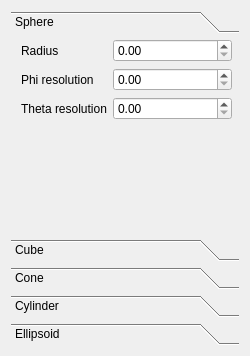
<?xml version="1.0" encoding="UTF-8"?>
<ui version="4.0">
 <class>Form</class>
 <widget class="QWidget" name="Form">
  <property name="geometry">
   <rect>
    <x>0</x>
    <y>0</y>
    <width>250</width>
    <height>356</height>
   </rect>
  </property>
  <property name="sizePolicy">
   <sizepolicy hsizetype="Expanding" vsizetype="Expanding">
    <horstretch>0</horstretch>
    <verstretch>0</verstretch>
   </sizepolicy>
  </property>
  <property name="minimumSize">
   <size>
    <width>0</width>
    <height>0</height>
   </size>
  </property>
  <property name="windowTitle">
   <string>Demo Operation</string>
  </property>
  <layout class="QVBoxLayout" name="verticalLayout_2">
   <item>
    <layout class="QVBoxLayout" name="verticalLayout">
     <property name="sizeConstraint">
      <enum>QLayout::SetDefaultConstraint</enum>
     </property>
     <item>
      <widget class="QToolBox" name="parametricSurfaceType">
       <property name="sizePolicy">
        <sizepolicy hsizetype="Expanding" vsizetype="Expanding">
         <horstretch>0</horstretch>
         <verstretch>0</verstretch>
        </sizepolicy>
       </property>
       <property name="layoutDirection">
        <enum>Qt::LeftToRight</enum>
       </property>
       <property name="currentIndex">
        <number>0</number>
       </property>
       <widget class="QWidget" name="spherePage">
        <property name="geometry">
         <rect>
          <x>0</x>
          <y>0</y>
          <width>230</width>
          <height>201</height>
         </rect>
        </property>
        <attribute name="label">
         <string>Sphere</string>
        </attribute>
        <widget class="QWidget" name="formLayoutWidget">
         <property name="geometry">
          <rect>
           <x>10</x>
           <y>0</y>
           <width>211</width>
           <height>81</height>
          </rect>
         </property>
         <layout class="QFormLayout" name="formLayout_2">
          <property name="fieldGrowthPolicy">
           <enum>QFormLayout::AllNonFixedFieldsGrow</enum>
          </property>
          <item row="0" column="0">
           <widget class="QLabel" name="label">
            <property name="text">
             <string>Radius</string>
            </property>
           </widget>
          </item>
          <item row="0" column="1">
           <widget class="QDoubleSpinBox" name="sphereRadius"/>
          </item>
          <item row="1" column="0">
           <widget class="QLabel" name="label_2">
            <property name="text">
             <string>Phi resolution</string>
            </property>
           </widget>
          </item>
          <item row="1" column="1">
           <widget class="QDoubleSpinBox" name="spherePhiRes"/>
          </item>
          <item row="2" column="0">
           <widget class="QLabel" name="label_3">
            <property name="text">
             <string>Theta resolution</string>
            </property>
           </widget>
          </item>
          <item row="2" column="1">
           <widget class="QDoubleSpinBox" name="sphereThetaRes"/>
          </item>
         </layout>
        </widget>
       </widget>
       <widget class="QWidget" name="cubeSPhere">
        <property name="geometry">
         <rect>
          <x>0</x>
          <y>0</y>
          <width>98</width>
          <height>28</height>
         </rect>
        </property>
        <attribute name="label">
         <string>Cube</string>
        </attribute>
        <widget class="QWidget" name="formLayoutWidget_2">
         <property name="geometry">
          <rect>
           <x>10</x>
           <y>0</y>
           <width>211</width>
           <height>81</height>
          </rect>
         </property>
         <layout class="QFormLayout" name="formLayout_3">
          <property name="fieldGrowthPolicy">
           <enum>QFormLayout::AllNonFixedFieldsGrow</enum>
          </property>
          <item row="0" column="0">
           <widget class="QLabel" name="label_4">
            <property name="text">
             <string>X Length</string>
            </property>
           </widget>
          </item>
          <item row="0" column="1">
           <widget class="QDoubleSpinBox" name="cubeXLength"/>
          </item>
          <item row="1" column="0">
           <widget class="QLabel" name="label_5">
            <property name="text">
             <string>Y Length</string>
            </property>
           </widget>
          </item>
          <item row="1" column="1">
           <widget class="QDoubleSpinBox" name="cubeYLength"/>
          </item>
          <item row="2" column="0">
           <widget class="QLabel" name="label_6">
            <property name="text">
             <string>Z Length</string>
            </property>
           </widget>
          </item>
          <item row="2" column="1">
           <widget class="QDoubleSpinBox" name="cubeZLength"/>
          </item>
         </layout>
        </widget>
       </widget>
       <widget class="QWidget" name="conePage">
        <property name="geometry">
         <rect>
          <x>0</x>
          <y>0</y>
          <width>98</width>
          <height>28</height>
         </rect>
        </property>
        <attribute name="label">
         <string>Cone</string>
        </attribute>
        <widget class="QWidget" name="formLayoutWidget_3">
         <property name="geometry">
          <rect>
           <x>10</x>
           <y>0</y>
           <width>211</width>
           <height>111</height>
          </rect>
         </property>
         <layout class="QFormLayout" name="formLayout_4">
          <property name="fieldGrowthPolicy">
           <enum>QFormLayout::AllNonFixedFieldsGrow</enum>
          </property>
          <item row="0" column="0">
           <widget class="QLabel" name="label_7">
            <property name="text">
             <string>Radius</string>
            </property>
           </widget>
          </item>
          <item row="0" column="1">
           <widget class="QDoubleSpinBox" name="coneRadius"/>
          </item>
          <item row="1" column="0">
           <widget class="QLabel" name="label_8">
            <property name="text">
             <string>Height </string>
            </property>
           </widget>
          </item>
          <item row="1" column="1">
           <widget class="QDoubleSpinBox" name="coneHeight"/>
          </item>
          <item row="2" column="0">
           <widget class="QLabel" name="label_9">
            <property name="text">
             <string>Resolution</string>
            </property>
           </widget>
          </item>
          <item row="2" column="1">
           <widget class="QDoubleSpinBox" name="coneRes"/>
          </item>
          <item row="3" column="0">
           <widget class="QCheckBox" name="coneCapping">
            <property name="layoutDirection">
             <enum>Qt::RightToLeft</enum>
            </property>
            <property name="autoFillBackground">
             <bool>false</bool>
            </property>
            <property name="text">
             <string>Capping</string>
            </property>
            <property name="checkable">
             <bool>true</bool>
            </property>
            <property name="tristate">
             <bool>false</bool>
            </property>
           </widget>
          </item>
         </layout>
        </widget>
       </widget>
       <widget class="QWidget" name="cylinderPage">
        <property name="geometry">
         <rect>
          <x>0</x>
          <y>0</y>
          <width>98</width>
          <height>28</height>
         </rect>
        </property>
        <attribute name="label">
         <string>Cylinder</string>
        </attribute>
        <widget class="QWidget" name="formLayoutWidget_4">
         <property name="geometry">
          <rect>
           <x>10</x>
           <y>0</y>
           <width>211</width>
           <height>91</height>
          </rect>
         </property>
         <layout class="QFormLayout" name="formLayout_5">
          <property name="fieldGrowthPolicy">
           <enum>QFormLayout::AllNonFixedFieldsGrow</enum>
          </property>
          <item row="0" column="0">
           <widget class="QLabel" name="label_10">
            <property name="text">
             <string>Radius</string>
            </property>
           </widget>
          </item>
          <item row="0" column="1">
           <widget class="QDoubleSpinBox" name="cylinderRadius"/>
          </item>
          <item row="1" column="0">
           <widget class="QLabel" name="label_11">
            <property name="text">
             <string>Height </string>
            </property>
           </widget>
          </item>
          <item row="1" column="1">
           <widget class="QDoubleSpinBox" name="cylinderHeight"/>
          </item>
          <item row="2" column="0">
           <widget class="QLabel" name="label_12">
            <property name="text">
             <string>Resolution</string>
            </property>
           </widget>
          </item>
          <item row="2" column="1">
           <widget class="QDoubleSpinBox" name="cylinderRes"/>
          </item>
         </layout>
        </widget>
       </widget>
       <widget class="QWidget" name="ellipsoidPage">
        <property name="geometry">
         <rect>
          <x>0</x>
          <y>0</y>
          <width>230</width>
          <height>201</height>
         </rect>
        </property>
        <attribute name="label">
         <string>Ellipsoid</string>
        </attribute>
        <widget class="QWidget" name="formLayoutWidget_5">
         <property name="geometry">
          <rect>
           <x>10</x>
           <y>0</y>
           <width>211</width>
           <height>152</height>
          </rect>
         </property>
         <layout class="QFormLayout" name="formLayout_6">
          <property name="fieldGrowthPolicy">
           <enum>QFormLayout::AllNonFixedFieldsGrow</enum>
          </property>
          <item row="0" column="0">
           <widget class="QLabel" name="label_16">
            <property name="text">
             <string>Radius</string>
            </property>
           </widget>
          </item>
          <item row="0" column="1">
           <widget class="QDoubleSpinBox" name="ellipsoidRadius"/>
          </item>
          <item row="1" column="0">
           <widget class="QLabel" name="label_17">
            <property name="text">
             <string>Phi resolution</string>
            </property>
           </widget>
          </item>
          <item row="1" column="1">
           <widget class="QDoubleSpinBox" name="ellipsoidPhiRes"/>
          </item>
          <item row="2" column="0">
           <widget class="QLabel" name="label_18">
            <property name="text">
             <string>Theta resolution</string>
            </property>
           </widget>
          </item>
          <item row="3" column="0">
           <widget class="QLabel" name="label_13">
            <property name="text">
             <string>X Length</string>
            </property>
           </widget>
          </item>
          <item row="3" column="1">
           <widget class="QDoubleSpinBox" name="ellipsoidXLength"/>
          </item>
          <item row="4" column="0">
           <widget class="QLabel" name="label_14">
            <property name="text">
             <string>Y Length</string>
            </property>
           </widget>
          </item>
          <item row="4" column="1">
           <widget class="QDoubleSpinBox" name="ellipsoidYLength"/>
          </item>
          <item row="5" column="0">
           <widget class="QLabel" name="label_15">
            <property name="text">
             <string>Z Length</string>
            </property>
           </widget>
          </item>
          <item row="5" column="1">
           <widget class="QDoubleSpinBox" name="ellipsoidZLength"/>
          </item>
          <item row="2" column="1">
           <widget class="QDoubleSpinBox" name="ellipsoidThetaRes"/>
          </item>
         </layout>
        </widget>
       </widget>
      </widget>
     </item>
    </layout>
   </item>
  </layout>
 </widget>
 <resources/>
 <connections/>
</ui>
